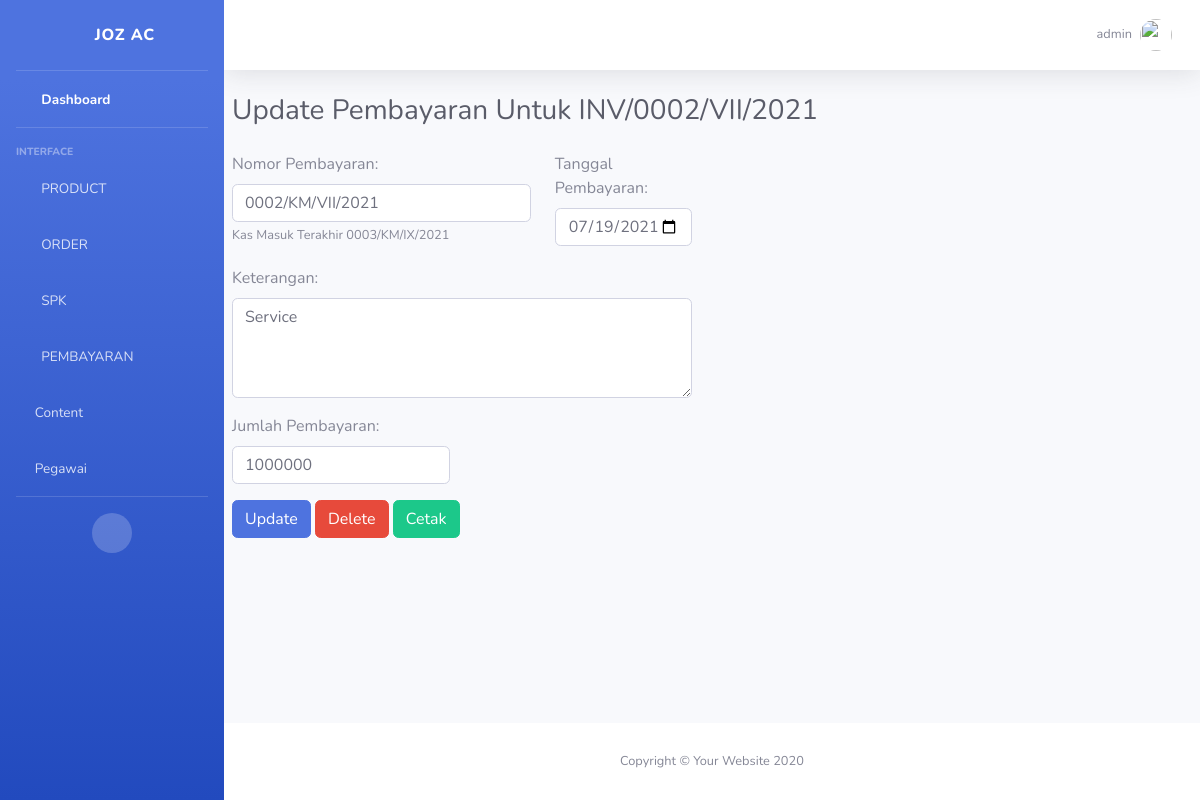
/pembayaran/admin/detail/0002kmvii2021/ (signed in), run on the app's committed database.
### account/models.py (models this page shows)
class Account(AbstractBaseUser, PermissionsMixin):
	jabatanChoice        = [
	('ADMIN','ADMIN'),
	('TEKNISI','TEKNISI'),
	]
	username 	= models.CharField(max_length=20, unique=True)
	jabatan 	= models.CharField(choices=jabatanChoice, max_length=8)
	date_joined = models.DateTimeField(auto_now_add=True)
	last_login 	= models.DateTimeField(auto_now=True)
	is_active = models.BooleanField(default=True)
	is_staff = models.BooleanField(default=True)
	is_superuser = models.BooleanField(default=False)
	is_admin	= models.BooleanField(default=True)
	objects = AccountManage()
	USERNAME_FIELD = 'username'
	REQUIRED_FIELDS = []
	def __str__(self):
		return self.username
	class Meta:
		verbose_name = 'Account'
		verbose_name_plural = 'Account'

### pembayaran/models.py (models this page shows, shortened)
class pembayaranModel(models.Model):
    no_pembayaran       = models.CharField(max_length=30, verbose_name='Nomor Pembayaran')
    tgl_input           = models.DateField(auto_now=True, verbose_name='Tanggal Input')
    invoice             = models.ForeignKey(InvoiceModel, on_delete=models.SET_NULL, related_name='payment', null=True)
    admin               = models.ForeignKey(settings.AUTH_USER_MODEL, on_delete=models.DO_NOTHING, related_name='admin')
    jumlah              = models.PositiveIntegerField(default=0, verbose_name='Jumlah Pembayaran')
    keterangan          = models.TextField()
    tgl_pembayaran      = models.DateField(verbose_name='Tanggal Pembayaran')
    slug_pembayaran     = models.SlugField()
    class Meta:
        verbose_name='Pembayaran'
        verbose_name_plural='Pembayaran'
    def __str__(self):
        return self.no_pembayaran

### pesanan/models.py (models this page shows, shortened)
class InvoiceModel(models.Model):
    statusChoise = [
    ('LUNAS','LUNAS'),
    ('BELUM', 'BELUM LUNAS'),
    ]
    Invoice             = models.CharField(max_length=20, verbose_name='Nomor Invoice')
    clientINV           = models.OneToOneField(ClientModel, blank=True, null=True, related_name='InvoiceClient', verbose_name='Invoice Client', on_delete=models.SET_NULL)
    statusPembayaran    = models.CharField(choices=statusChoise, max_length=20, default='BELUM')
    Keterangan          = models.TextField()
    tanggal			    = models.DateField(auto_now=True, editable=False, verbose_name='Tanggal')
    totalInvoice	    = models.PositiveIntegerField(default=0, verbose_name='Total Pembayaran')
    slug_Invoice	    = models.SlugField()
    class Meta:
        verbose_name='Invoice'
        verbose_name_plural='Invoice'
    def __str__(self):
    	return f"{self.Invoice}"

### pembayaran/views.py (the view)
# urls.py: path('admin/detail/<slug:slug>/', UpdatePayment.as_view(), name='update'),
class UpdatePayment(LoginRequiredMixin, UpdateView):
	login_url = reverse_lazy('account:login')
	model = pembayaranModel
	template_name = 'pembayaran/update.html'
	form_class = pembayaranForm
	success_url = reverse_lazy('pembayaran:search')
	slug_field = 'slug_pembayaran'
	slug_url_kwarg = 'slug'
	extra_context = {
	'lastPayment': model.objects.all().last()
	}

### pembayaran/forms.py
class pembayaranForm(forms.ModelForm):
    class Meta:
        model = pembayaranModel
        fields = ('no_pembayaran', 'jumlah', 'keterangan', 'tgl_pembayaran', 'admin', 'invoice')
        widgets={
            'no_pembayaran':forms.TextInput(attrs={
                'class':"form-control",
                'onchange':"KM_Value(this.value)",
                }),
            'keterangan': forms.Textarea(attrs={
                'class':"form-control",
                'style': 'height: 100px',
                }),
            'tgl_pembayaran':forms.DateInput(attrs={
                'class':"datepicker form-control",
                'type':"date"
                }),
            'jumlah':forms.NumberInput(attrs={
                'class':"form-control",
                }),
            'admin':forms.HiddenInput(),
            'invoice':forms.HiddenInput(),
        }

### pembayaran/templates/pembayaran/update.html (shortened to what this page needs)
{% extends "admin/base_admin.html" %}
{% load static %}
{% block Content %}
<div class="container-fluid pr-auto pl-2">
	<div class="d-sm-flex align-items-center justify-content-between mb-4">
        <h1 class="h3 mb-0 text-gray-800">Update Pembayaran Untuk {{object.invoice}}</h1>
    </div>
    <form method="post" autocomplete="off">
      <div class="row">
      	<div class="col-md-4 mb-3">
          {{form.no_pembayaran.label_tag}}
          {{form.no_pembayaran}}
          <small id="id_no_Pembayaran" class="form-text text-muted">Kas Masuk Terakhir {{lastPayment}}</small>
        </div>
        <div class="col-sm-2 mb-3">
            {{form.tgl_pembayaran.label_tag}}
            {{form.tgl_pembayaran}}
          </div>
        </div>
        <div class="row">
          <div class="col-sm-6 mb-3">
            {{form.keterangan.label_tag}}
            {{form.keterangan}}
          </div>
        </div>
        <div class="row">
          <div class="col-sm-3 mb-3">
            {{form.jumlah.label_tag}}
            {{form.jumlah}}
          </div>
        </div>
        <button type="submit" class="btn btn-primary">Update</button>
        <button type="button" class="btn btn-danger buttonSubmit" data-toggle="modal" data-target="#exampleModal">
          Delete
        </button>
        <a class="btn btn-success" href="{% url "pembayaran:cetak" slug=object.slug_pembayaran%}" target="_blank">Cetak</a>
      </div>
</div>
{% endblock Content %}

### templates/admin/include/topBar.html (shortened to what this page needs)
{% load static %}
                <nav class="navbar navbar-expand navbar-light bg-white topbar mb-4 static-top shadow">
                    <ul class="navbar-nav ml-auto">
                        <li class="nav-item dropdown no-arrow">
                            <a class="nav-link dropdown-toggle" href="#" id="userDropdown" role="button"
                                data-toggle="dropdown" aria-haspopup="true" aria-expanded="false">
                                <span class="mr-2 d-none d-lg-inline text-gray-600 small">{{request.user}}</span>
                                <img class="img-profile rounded-circle" src="{% static "img/undraw_profile.svg" %}">
                            </a>
                        </li>
                    </ul>
                </nav>

### data on the page
Account: user "admin"
pembayaranModel: invoice "INV/0002/VII/2021", no_pembayaran "0002/KM/VII/2021", tgl_pembayaran "07/19/2021", keterangan "Service", jumlah "1000000"
pembayaranModel: no_pembayaran "0003/KM/IX/2021"
